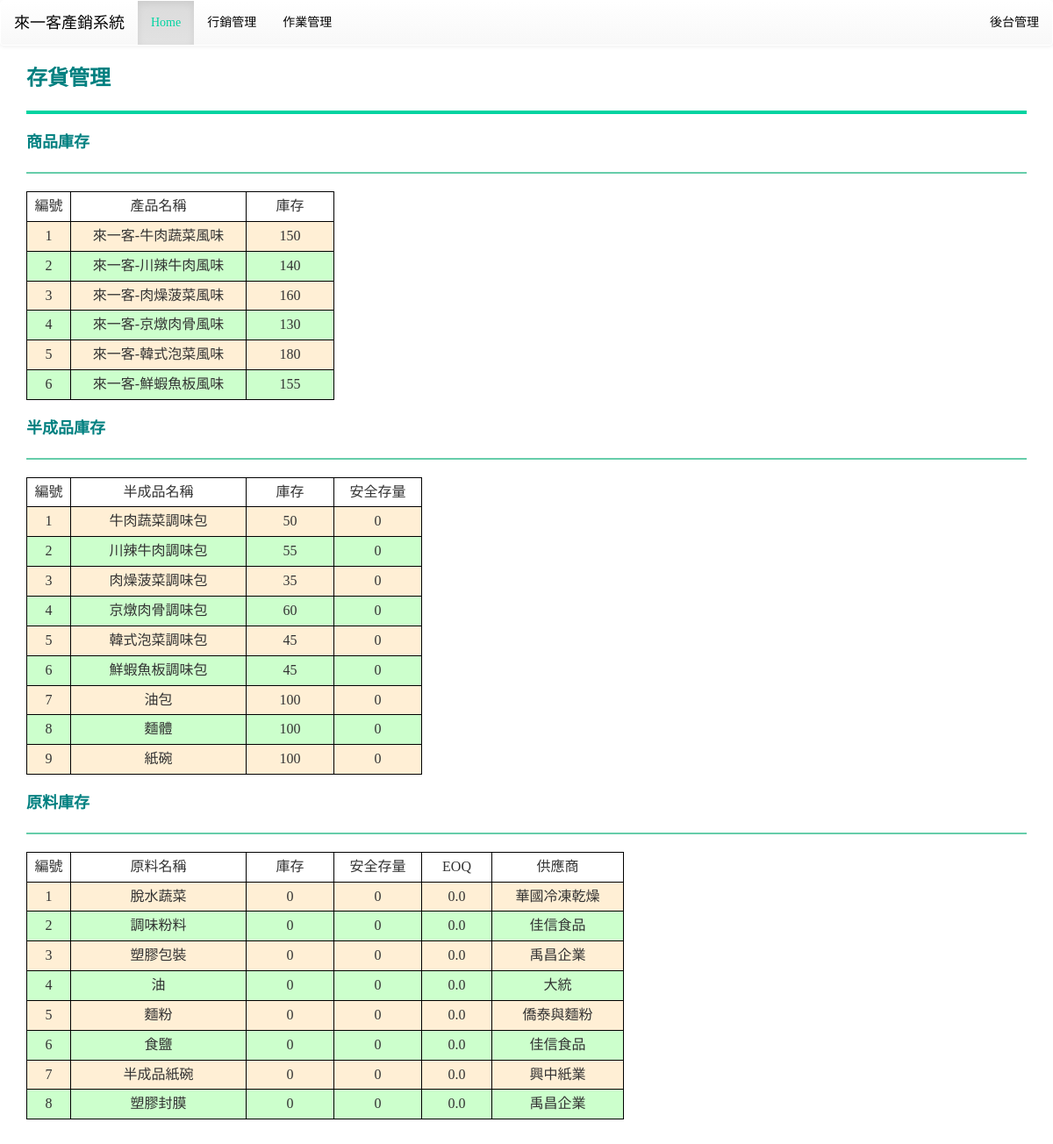
/product/stock/, run on an earlier commit of the app's database.
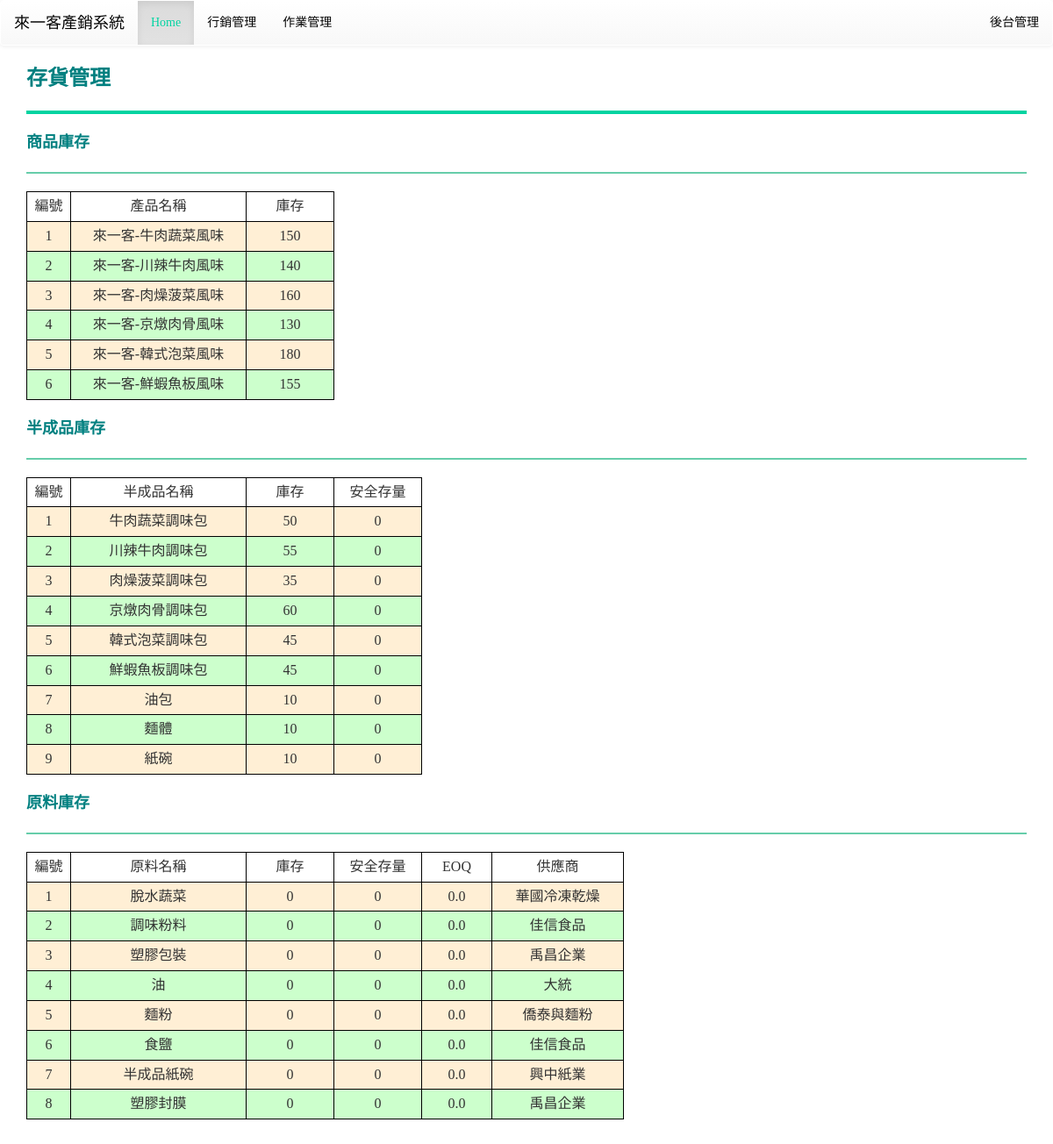
And on a later commit of the database.
### mainsite/models.py (models this page shows, shortened)
class Intermediate(models.Model):
    name = models.CharField(max_length=10)
    stock = models.IntegerField()
    safe_stock = models.IntegerField()
    TL = models.IntegerField()
    element = models.ManyToManyField(Ingredient, through='Intermediate_element')

### mainsite/views.py (the view)
# urls.py: path('product/stock/', views.stock),
def stock(request):
    products = models.Product.objects.all()
    intermediates = models.Intermediate.objects.all()
    ingredients = models.Ingredient.objects.all()
    template = get_template('stock.html')
    html = template.render(locals())
    return HttpResponse(html)

### mainsite/models.py (called while the page is built)
    def __str__(self):
        return self.name

### templates/stock.html (shortened to what this page needs)
{% extends "base.html" %}
{% load static %}
{% block content %}
<div class='container'>
	<b><font color="#008080" size="5pt">存貨管理</font></b>
	<hr style="border:2px solid #00d3a1;background-color:#66CDAA" />
	<b><font color="#008080" size="4pt">商品庫存</font></b>
	<hr style="border:1px solid #66CDAA;background-color:#66CDAA" />
	{% for p in products %}
	{% if forloop.first %}
	<table>
		<tr bgcolor='#ffffff'>
			<td width=50 align=center>編號</td>
			<td width=200>產品名稱</td>
			<td width=100>庫存</td>
		</tr>
	{% endif %}
		<tr bgcolor='{% cycle "#FFEFD5" "ccffcc" %}'>
			<td align=center>{{ p.id }} </td>
			<td>{{ p.name }}</td>
			<td align=center>{{ p.stock }}</td>
		</tr>
	{% if forloop.last %}
	</table>
	{% endif %}
	{% endfor %}
	<br>
	<b><font color="#008080" size="4pt">半成品庫存</font></b>
	<hr style="border:1px solid #66CDAA;background-color:#66CDAA" />
	{% for m in intermediates %}
	{% if forloop.first %}
	<table>
		<tr bgcolor='#ffffff'>
			<td width=50 align=center>編號</td>
			<td width=200>半成品名稱</td>
			<td width=100>庫存</td>
			<td width=100>安全存量</td>
		</tr>
	{% endif %}
		<tr bgcolor='{% cycle "#FFEFD5" "ccffcc" %}'>
			<td align=center>{{ m.id }} </td>
			<td>{{ m.name }}</td>
			<td align=center>{{ m.stock }}</td>
			<td align=center>{{ m.safe_stock }}</td>
		</tr>
	{% if forloop.last %}
	</table>
	{% endif %}
	{% endfor %}
	<br>
	<b><font color="#008080" size="4pt">原料庫存</font></b>
	<hr style="border:1px solid #66CDAA;background-color:#66CDAA" />
	{% for i in ingredients %}
	{% if forloop.first %}
	<table>
		<tr bgcolor='#ffffff'>
			<td width=50 align=center>編號</td>
			<td width=200>原料名稱</td>
			<td width=100>庫存</td>
			<td width=100>安全存量</td>
			<td width=80>EOQ</td>
			<td width=150>供應商</td>
		</tr>
	{% endif %}
		<tr bgcolor='{% cycle "#FFEFD5" "ccffcc" %}'>
			<td align=center>{{ i.id }} </td>
			<td>{{ i.name }}</td>
			<td align=center>{{ i.stock }}</td>
			<td align=center>{{ i.safe_stock }}</td>
			<td align=center>{{ i.EOQ }}</td>
			<td align=center>{{ i.supplier }}</td>
		</tr>
	{% if forloop.last %}
	</table>
	{% endif %}
	{% endfor %}
	<br>
	<br>
</div>
{% endblock %}

What changed in the data, as far as the page shows it:
changed Intermediate "油包": stock "100" → "10"
changed Intermediate "麵體": stock "100" → "10"
changed Intermediate "紙碗": stock "100" → "10"
